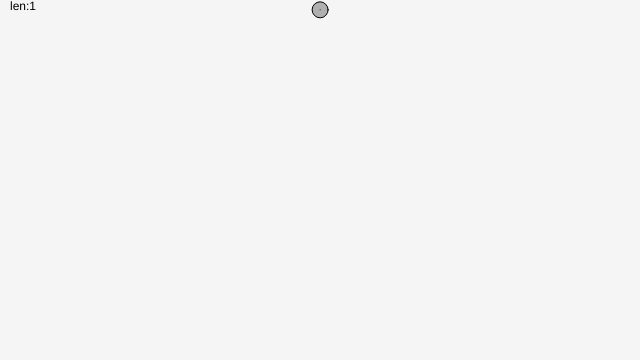
Frame 1 (no input)
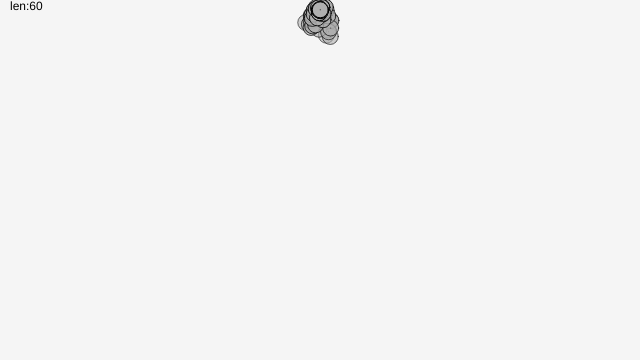
Frame 60 (no input)
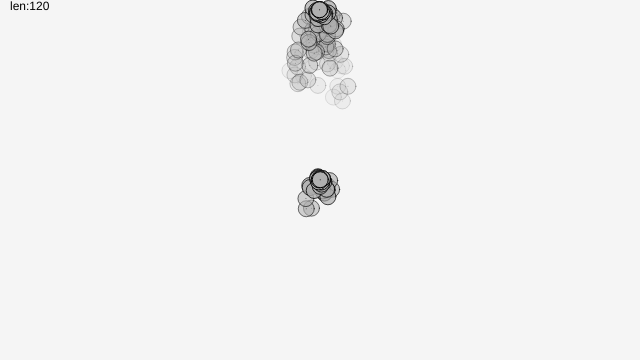
Frame 120 (the mouse pressed at the canvas centre since frame 60)

The p5.js sketch that drew these frames (run headless with seeded random() and noise() and a simulated clock; from frame 60 on, the mouse is pressed at the canvas centre):

// p5.js sketch
// ── sketch.js
/// <reference path="../../p5.global-mode.d.ts" />
class Particle {
    constructor(pos = createVector(0,0)) {
        this.position = pos;
        this.velocity = createVector(random(-0.3,0.3),random(-0.3,0.3));
        this.acceleration = createVector(0, 0);
        this.lifespan = 255;
        this.mass = 1;

        this.angle = 0;
        this.aVelocity = 0;
        //this.aAcceleration = 0.1;
    }
    applyForce(f) {
        // F=MA, A=F/M
        let a = p5.Vector.div(f, this.mass);
        this.acceleration.add(a);

        this.aAcceleration = f.copy().normalize().mult(0.001).x;
    }
    update() {
        this.velocity.add(this.acceleration);
        this.position.add(this.velocity);
        this.acceleration.mult(0);

        this.aVelocity += this.aAcceleration;
        this.angle += this.aVelocity;
        this.aAcceleration = 0;

        this.lifespan -= 2.0;
    }
    display() {
        push();
        translate(this.position.x,this.position.y);
        rotate(this.angle);
        stroke(0, this.lifespan);
        fill(175, this.lifespan);
        rectMode(CENTER);
        ellipse(0, 0, 16, 16);
        //rect(0, 0, 18, 18);
        point(0, 0);
        pop();
    }
    run() {
        this.update();
        this.display();
    }
    isDead() { return this.lifespan < 0.0; }
}
class ParticleSystem {
    constructor(origin = createVector(width/2, 10)) {
        this.ps = [];
        this.origin = origin;
        this.mouseMode = false;
    }
    addParticle() {
        this.ps.push(new Particle(this.origin.copy()));
    }
    input() {
        if (mouseIsPressed) {
            this.mouseMode = !this.mouseMode;
        }
        if (this.mouseMode) {
            this.origin = createVector(mouseX, mouseY);
        } else {
            this.origin = createVector(width/2, 10);
        }
    }
    run() {
        this.input();
        this.ps.forEach((p)=>{
            let v = createVector(0, 0.01);
            p.applyForce(v);
            p.run();
        });
        this.ps = this.ps.filter(p=>!p.isDead());
        text('len:' + this.ps.length, 10, 10);
    }
}

let ps;
function setup() {
    createCanvas(640, 360);
    ps = new ParticleSystem(createVector(width/2, 10));
}
function draw() {
    background(245);
    ps.addParticle();
    ps.run();
}
